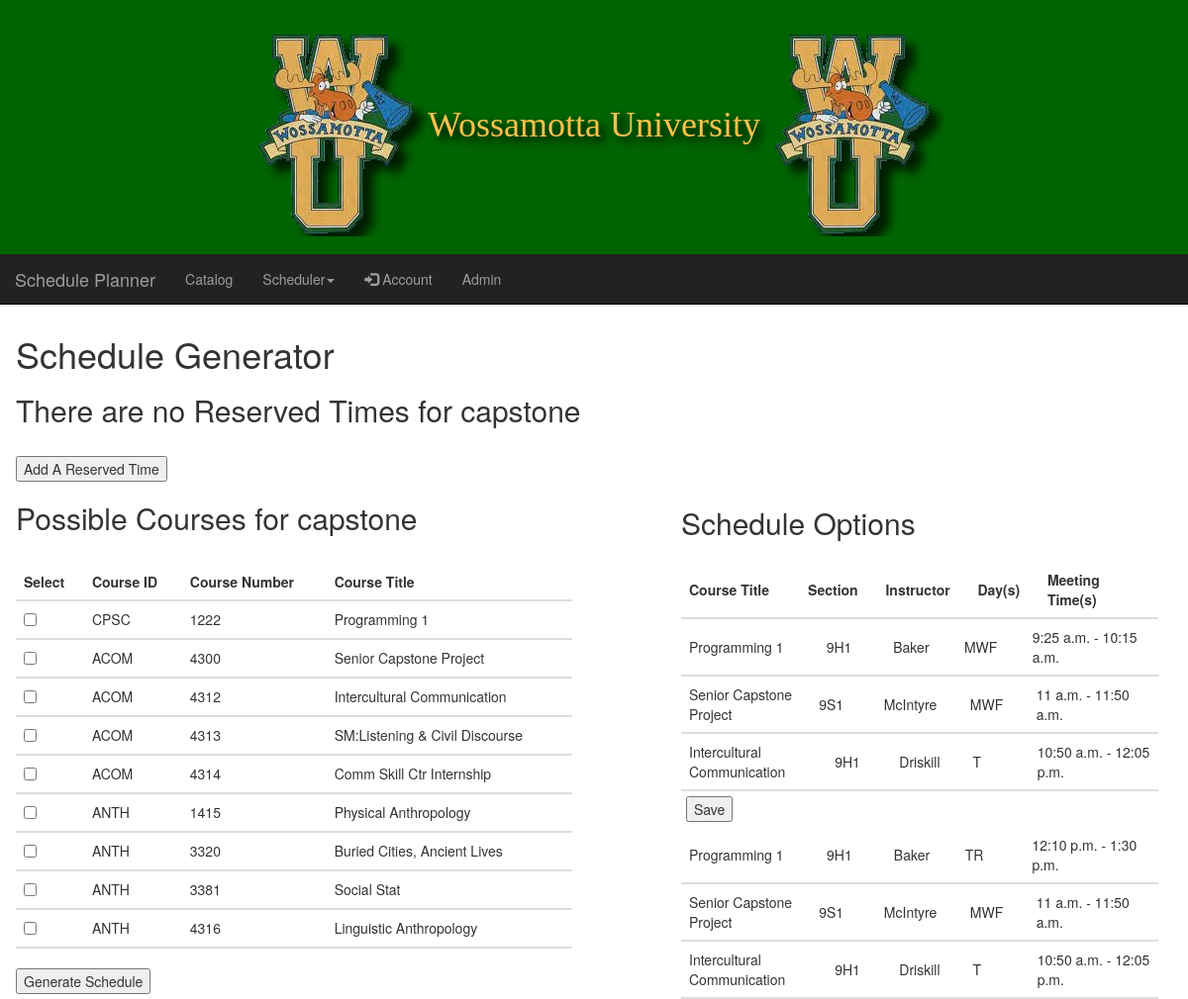
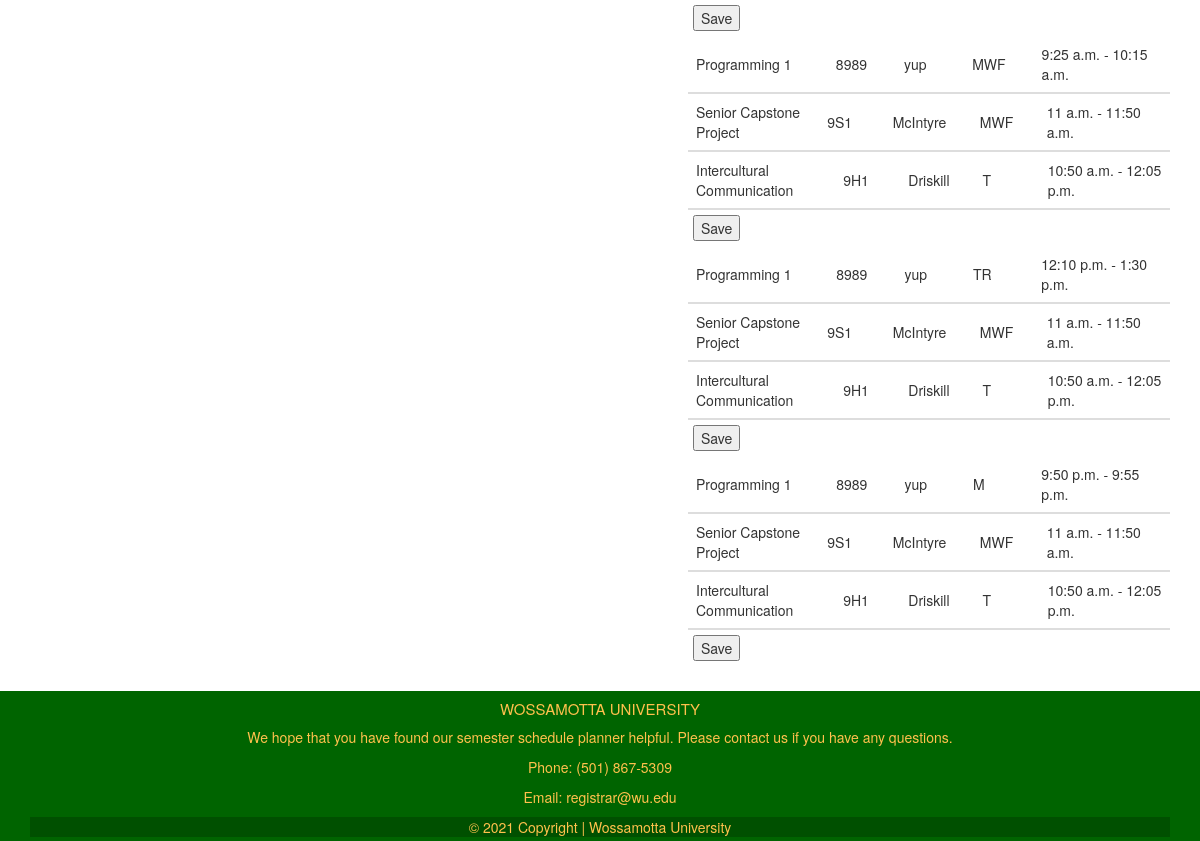
Screenshot of /schedule_generator/ (signed in) with the database file from the repository (2 pictures, top to bottom).
### catalog/models.py (models this page shows, shortened)
class Course(models.Model):
    department_ID = models.CharField(max_length=4)
    course_Number = models.CharField(max_length=10)
    course_Title = models.CharField(max_length=255)

class ScheduledCourses(models.Model):
    section = models.ForeignKey(Section, on_delete=models.CASCADE)
    period = models.ForeignKey(Period, on_delete=models.CASCADE)
    groupNumber = models.IntegerField(default=0)

class Section(models.Model):
    section_ID = models.CharField(max_length=20)
    instructor = models.CharField(max_length=255)
    course = models.ForeignKey(Course, on_delete=models.CASCADE)
    periods = models.ManyToManyField(Period)

class Period(models.Model):
    start_Time = models.TimeField()
    end_Time = models.TimeField()
    MONDAY = 'M'
    TUESDAY = 'T'
    WEDNESDAY = 'W'
    THURSDAY = 'R'
    FRIDAY = 'F'
    MONWED = 'MW'
    MONWEDFRI = 'MWF'
    TUETHU = 'TR'
    MONTUEWEDTHUFRI = 'MTWRF'
    MEETING_DAY_CHOICES = [
        (MONDAY, 'M'),
        (TUESDAY, 'T'),
        (WEDNESDAY, 'W'),
        (THURSDAY, 'R'),
        (FRIDAY, 'F'),
        (MONWED, 'MW'),
        (MONWEDFRI, 'MWF'),
        (TUETHU, 'TR'),
        (MONTUEWEDTHUFRI, 'MTWRF')
    ]
    meeting_day = models.CharField(
        max_length=10,
        choices=MEETING_DAY_CHOICES,
    )

class ScheduleOption(models.Model):
    user = models.ForeignKey(User, on_delete=models.CASCADE)
    scheduled_Courses = models.ManyToManyField(ScheduledCourses)

### catalog/views.py (the view, shortened to what this page needs)
# urls.py: path('schedule_generator/', views.scheduleGenerator, name='scheduleGenerator'),
@login_required  # Requires user to be logged in
def scheduleGenerator(request):
    current_user = request.user  # Sets current user
    rt = ReservedTime.objects.filter(user=current_user)
    schedule_options = ScheduleOption.objects.filter(user=current_user)
    try:  # Tries to run a QuerySet to get all the DC objects associated with the user
        pc = DesignatedCourses.objects.get(user=current_user).designated_courses.all()
    except ObjectDoesNotExist:  # If object DNE sets pc to none
        pc = None
    periods = Period.objects.all()  # QuerySet to get all period objects
    possible_periods = []  # Empty list used to store possible periods
    possible_sections = []  # Empty list used to store possible sections
    permutations_dicts = []  # List used to store the possible section/period permutations
    items_to_remove = set()  # Set of items to remove from the list of possible section/period permutations. Used set here because items will not repeat.
    schedules = []  # List of dictionaries of schedules with section.id as keys and period.id as values
    for period in periods:  # Adds every period to the list
        possible_periods.append(period)
    if request.method == 'GET':
        if schedule_options.count() == 0:
            error = "Please click the Generate Schedules button"
            return render(request, 'scheduleGenerator.html',
                          {'reservedTimes': rt, 'possibleCourses': pc, 'schedule_Options': schedule_options,
                           'error': error})
        return render(request, 'scheduleGenerator.html',
                      {'reservedTimes': rt, 'possibleCourses': pc, 'schedule_Options': schedule_options})

### catalog/templates/scheduleGenerator.html (shortened to what this page needs)
{% extends "base.html" %}
{% block content %}
    <h1>Schedule Generator</h1>
    {% if reservedTimes.count == 0 %}
        <h2>There are no Reserved Times for {{ user.username }}</h2>
    {% endif %}
    <form action="{% url 'reservedTimes' %}" method="GET">
        <input type="submit" value="Add A Reserved Time">
    </form>
    <div class="row" style="width: 100%">
        <div class="col-sm-6">
            {% if possibleCourses.count == 0 %}
                <h2>There are no Possible Courses for {{ user.username }}</h2>
                <h6>Please choose courses from the Catalog</h6>
                <form action="{% url 'designatedCourses' %}" method="GET">
                    <input type="submit" value="Back to Possible Course">
                </form>
            {% else %}
                <h2>Possible Courses for {{ user.username }}</h2>
            <form action="{% url 'scheduleGenerator' %}" method="POST">
                <table class="table table-hover">
                    <thead>
                        <tr>
                            <th>Select</th>
                            <th>Course ID</th>
                            <th>Course Number</th>
                            <th>Course Title</th>
                        </tr>
                    </thead>
                    <ul>
                        {% for course in possibleCourses %}
                            <tbody>
                                    <tr>
                                        <li style="list-style-type: none;">
                                            <td><input id="" type="checkbox" value="{{ course.id }}" name="choices"></td>
                                            <td>{{ course.department_ID }}</td>
                                            <td>{{ course.course_Number }}</td>
                                            <td>{{ course.course_Title }}</td>
                                        </li>
                                    </tr>
                            </tbody>
                        {% endfor %}
                    </ul>
                </table>
                <input type="submit" value="Generate Schedule" style="margin-bottom: 10px">
            </form>
        {% endif %}
        </div>
        <div class="col-sm-6">
            <h2 style="padding-left: 80px; padding-top: 5px; padding-bottom: 13px;">Schedule Options</h2>
            {% if schedule_Options.count == 0 %}
                <h4 id="error">{{ error }}</h4>
            {% else %}
            <ul>
                <ul>
                    <table style="width: 100%">
                        <colgroup>
                            <col span="1" style="width: 20%;">
                            <col span="1" style="width: 10%;">
                            <col span="1" style="width: 10%;">
                            <col span="1" style="width: 10%;">
                            <col span="1" style="width: 20%;">
                        </colgroup>
                        <tr>
                            <th>Course Title</th>
                            <th>Section</th>
                            <th>Instructor</th>
                            <th>Day(s)</th>
                            <th>Meeting Time(s)</th>
                        </tr>
                    </table>
                </ul>
                {% for schedule in schedule_Options %}
                    <ul>
                        {% for course in schedule.scheduled_Courses.all %}
                            <table style="width: 100%">
                                <colgroup>
                                    <col span="1" style="width: 20%;">
                                    <col span="1" style="width: 10%;">
                                    <col span="1" style="width: 10%;">
                                    <col span="1" style="width: 10%;">
                                    <col span="1" style="width: 20%;">
                                </colgroup>
                                <tr>
                                    <td>{{ course.section.course.course_Title }}</td>
                                    <td>{{ course.section.section_ID }}</td>
                                    <td>{{ course.section.instructor }}</td>
                                    <td>{{ course.period.meeting_day }}</td>
                                    <td>{{ course.period.start_Time }} - {{ course.period.end_Time }}</td>
                                </tr>
                            </table>
                        {% endfor %}
                        <form action="{% url 'saveSchedule' schedule.id %}" method="POST">
                            <input type="submit" value="Save" style="margin: 5px" >
                        </form>
                    </ul>
                {% endfor %}
            </ul>
            {% endif %}
        </div>
    </div>
{% endblock %}

### catalog/templates/base.html (style rules this page uses)
h2 { padding-bottom: 20px; }
body { background-color: white; }

### catalog/templates/scheduleGenerator.html (style rules this page uses)
th, td { padding: 8px; text-align: left; border-bottom: 2px solid #ddd; }

### rows the page displays
Course: department_ID "CPSC", course_Number "1222", course_Title "Programming 1"
Course: department_ID "ACOM", course_Number "4300", course_Title "Senior Capstone Project"
Course: department_ID "ACOM", course_Number "4312", course_Title "Intercultural Communication"
Course: department_ID "ACOM", course_Number "4313", course_Title "SM:Listening & Civil Discourse"
Course: department_ID "ACOM", course_Number "4314", course_Title "Comm Skill Ctr Internship"
Course: department_ID "ANTH", course_Number "1415", course_Title "Physical Anthropology"
Course: department_ID "ANTH", course_Number "3320", course_Title "Buried Cities, Ancient Lives"
Course: department_ID "ANTH", course_Number "3381", course_Title "Social Stat"
Course: department_ID "ANTH", course_Number "4316", course_Title "Linguistic Anthropology"
ScheduledCourses: section.course.course_Title "Programming 1", section.section_ID "9H1", section.instructor "Baker", period.meeting_day "MWF", period.start_Time "9:25 a.m.", period.end_Time "10:15 a.m."
ScheduledCourses: section.course.course_Title "Senior Capstone Project", section.section_ID "9S1", section.instructor "McIntyre", period.meeting_day "MWF", period.start_Time "11 a.m.", period.end_Time "11:50 a.m."
ScheduledCourses: section.course.course_Title "Intercultural Communication", section.section_ID "9H1", section.instructor "Driskill", period.meeting_day "T", period.start_Time "10:50 a.m.", period.end_Time "12:05 p.m."
ScheduledCourses: section.course.course_Title "Programming 1", section.section_ID "9H1", section.instructor "Baker", period.meeting_day "TR", period.start_Time "12:10 p.m.", period.end_Time "1:30 p.m."
ScheduledCourses: section.course.course_Title "Senior Capstone Project", section.section_ID "9S1", section.instructor "McIntyre", period.meeting_day "MWF", period.start_Time "11 a.m.", period.end_Time "11:50 a.m."
ScheduledCourses: section.course.course_Title "Intercultural Communication", section.section_ID "9H1", section.instructor "Driskill", period.meeting_day "T", period.start_Time "10:50 a.m.", period.end_Time "12:05 p.m."
ScheduledCourses: section.course.course_Title "Programming 1", section.section_ID "8989", section.instructor "yup", period.meeting_day "MWF", period.start_Time "9:25 a.m.", period.end_Time "10:15 a.m."
ScheduledCourses: section.course.course_Title "Senior Capstone Project", section.section_ID "9S1", section.instructor "McIntyre", period.meeting_day "MWF", period.start_Time "11 a.m.", period.end_Time "11:50 a.m."
ScheduledCourses: section.course.course_Title "Intercultural Communication", section.section_ID "9H1", section.instructor "Driskill", period.meeting_day "T", period.start_Time "10:50 a.m.", period.end_Time "12:05 p.m."
ScheduledCourses: section.course.course_Title "Programming 1", section.section_ID "8989", section.instructor "yup", period.meeting_day "TR", period.start_Time "12:10 p.m.", period.end_Time "1:30 p.m."
ScheduledCourses: section.course.course_Title "Senior Capstone Project", section.section_ID "9S1", section.instructor "McIntyre", period.meeting_day "MWF", period.start_Time "11 a.m.", period.end_Time "11:50 a.m."
ScheduledCourses: section.course.course_Title "Intercultural Communication", section.section_ID "9H1", section.instructor "Driskill", period.meeting_day "T", period.start_Time "10:50 a.m.", period.end_Time "12:05 p.m."
ScheduledCourses: section.course.course_Title "Programming 1", section.section_ID "8989", section.instructor "yup", period.meeting_day "M", period.start_Time "9:50 p.m.", period.end_Time "9:55 p.m."
ScheduledCourses: section.course.course_Title "Senior Capstone Project", section.section_ID "9S1", section.instructor "McIntyre", period.meeting_day "MWF", period.start_Time "11 a.m.", period.end_Time "11:50 a.m."
ScheduledCourses: section.course.course_Title "Intercultural Communication", section.section_ID "9H1", section.instructor "Driskill", period.meeting_day "T", period.start_Time "10:50 a.m.", period.end_Time "12:05 p.m."

### other values shown
{{ user.username }} "capstone"
